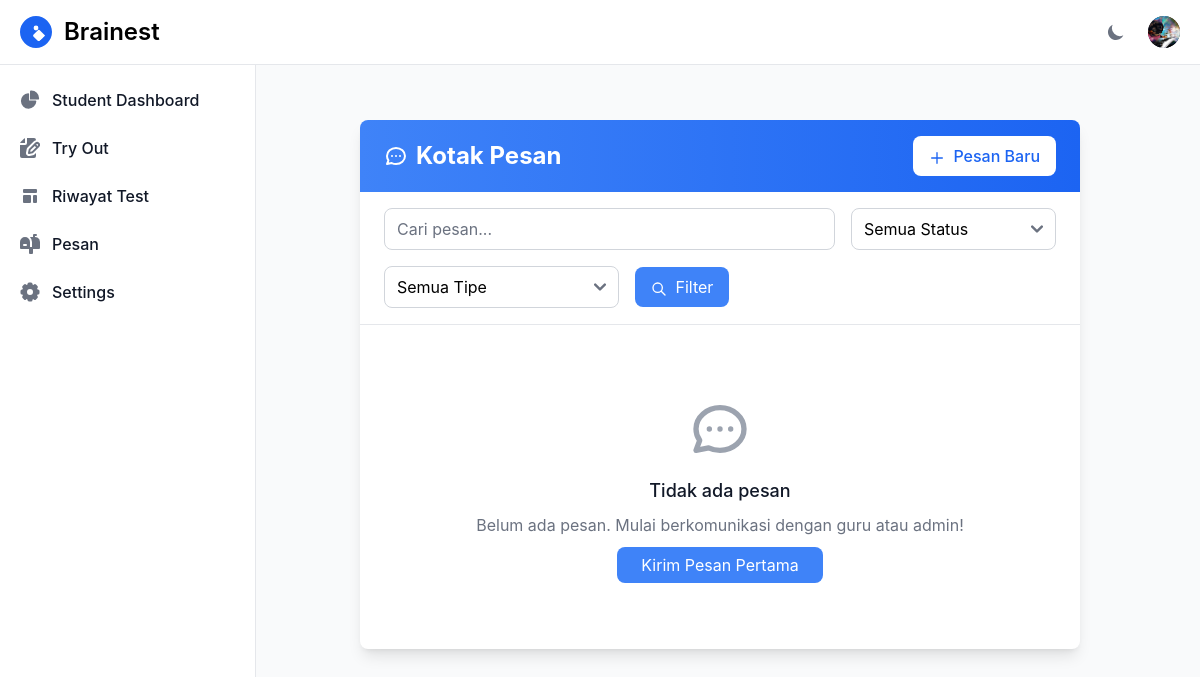
The page /messages/ (signed in) on the database as committed earlier.
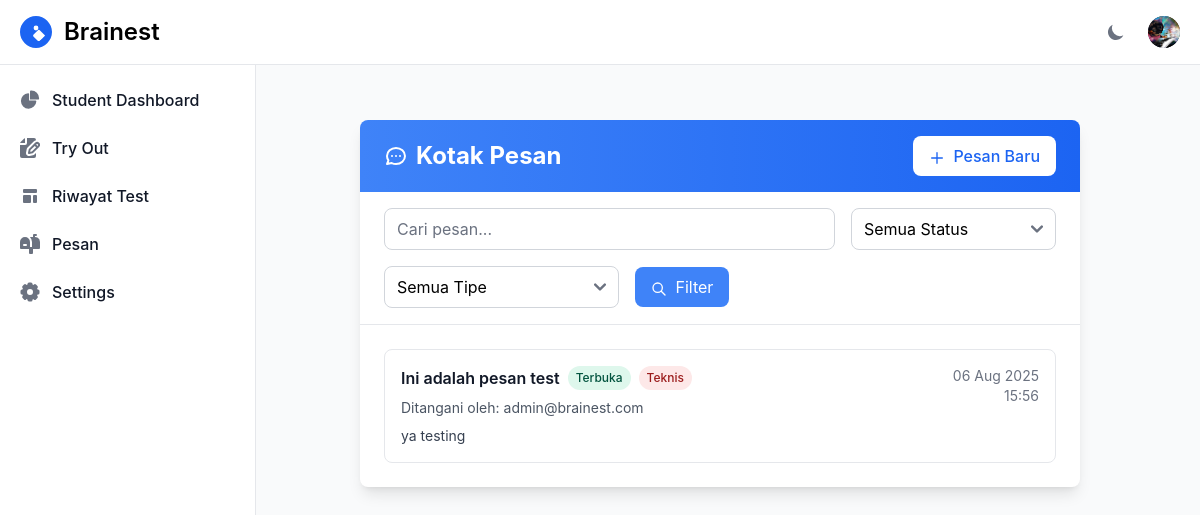
The same page on the database as committed later.
### otosapp/models.py (models this page shows, shortened)
class User(AbstractUser):
    email = models.EmailField(unique=True)
    USERNAME_FIELD = 'email'
    REQUIRED_FIELDS = ['username']
    role = models.ForeignKey('Role', on_delete=models.SET_NULL, null=True)
    profile_picture = models.ImageField(upload_to='profile_pictures/', null=True, blank=True)
    groups = models.ManyToManyField(
        Group,
        related_name="custom_user_set",  # Add a custom related name here
        blank=True,
        help_text="The groups this user belongs to.",
        verbose_name="groups"
    )
    user_permissions = models.ManyToManyField(
        Permission,
        related_name="custom_user_permissions",  # Add a custom related name here
        blank=True,
        help_text="Specific permissions for this user.",
        verbose_name="user permissions"
    )

class MessageThread(models.Model):
    THREAD_TYPES = [
        ('academic', 'Pertanyaan Materi'),
        ('technical', 'Masalah Teknis/Aplikasi'),
        ('report', 'Pelaporan Masalah'),
        ('general', 'Umum'),
    ]
    STATUS_CHOICES = [
        ('open', 'Terbuka'),
        ('pending', 'Menunggu Respons'),
        ('resolved', 'Selesai'),
        ('closed', 'Ditutup'),
    ]
    title = models.CharField(max_length=200, help_text="Judul thread pesan")
    thread_type = models.CharField(max_length=20, choices=THREAD_TYPES, default='general')
    status = models.CharField(max_length=20, choices=STATUS_CHOICES, default='open')
    student = models.ForeignKey(User, on_delete=models.CASCADE, related_name='student_threads')
    teacher_or_admin = models.ForeignKey(User, on_delete=models.SET_NULL, null=True, blank=True,
                                       related_name='handled_threads',
                                       help_text="Guru atau admin yang menangani")
    category = models.ForeignKey(Category, on_delete=models.SET_NULL, null=True, blank=True,
                               help_text="Kategori materi (untuk pertanyaan akademik)")
    created_at = models.DateTimeField(auto_now_add=True)
    updated_at = models.DateTimeField(auto_now=True)
    last_activity = models.DateTimeField(auto_now=True)
    priority = models.CharField(max_length=10, choices=[
        ('low', 'Rendah'),
        ('normal', 'Normal'),
        ('high', 'Tinggi'),
        ('urgent', 'Mendesak')
    ], default='normal')
    class Meta:
        ordering = ['-last_activity']
        verbose_name = "Thread Pesan"
        verbose_name_plural = "Thread Pesan"
    def get_last_message(self):
        return self.messages.last()
    def get_unread_count_for_user(self, user):
        return self.messages.filter(is_read=False).exclude(sender=user).count()

class Message(models.Model):
    thread = models.ForeignKey(MessageThread, on_delete=models.CASCADE, related_name='messages')
    sender = models.ForeignKey(User, on_delete=models.CASCADE, related_name='sent_messages')
    content = models.TextField(help_text="Isi pesan")
    attachment = models.FileField(upload_to='message_attachments/', null=True, blank=True,
                                help_text="File lampiran (opsional)")
    is_read = models.BooleanField(default=False)
    is_edited = models.BooleanField(default=False)
    created_at = models.DateTimeField(auto_now_add=True)
    updated_at = models.DateTimeField(auto_now=True)
    class Meta:
        ordering = ['created_at']
        verbose_name = "Pesan"
        verbose_name_plural = "Pesan"

### otosapp/views.py (the view)
# urls.py: path('messages/', views.message_inbox, name='message_inbox'),
@login_required
def message_inbox(request):
    user = request.user
    if user.role and user.role.role_name == 'Student':
        threads = MessageThread.objects.filter(student=user)
    else:
        threads = MessageThread.objects.filter(
            Q(teacher_or_admin=user) | Q(teacher_or_admin=None)
        )
    status_filter = request.GET.get('status', '')
    type_filter = request.GET.get('type', '')
    search_query = request.GET.get('search', '')
    if status_filter:
        threads = threads.filter(status=status_filter)
    if type_filter:
        threads = threads.filter(thread_type=type_filter)
    if search_query:
        threads = threads.filter(
            Q(title__icontains=search_query) |
            Q(messages__content__icontains=search_query)
        ).distinct()
    threads = threads.order_by('-last_activity')
    paginator = Paginator(threads, 10)
    page = request.GET.get('page')
    try:
        threads_page = paginator.page(page)
    except PageNotAnInteger:
        threads_page = paginator.page(1)
    except EmptyPage:
        threads_page = paginator.page(paginator.num_pages)
    for thread in threads_page:
        thread.unread_count = thread.get_unread_count_for_user(user)
    context = {
        'threads': threads_page,
        'status_choices': MessageThread.STATUS_CHOICES,
        'thread_type_choices': MessageThread.THREAD_TYPES,
        'current_status': status_filter,
        'current_type': type_filter,
        'current_search': search_query,
    }
    return render(request, 'messages/inbox.html', context)

### otosapp/templates/messages/inbox.html (shortened to what this page needs)
{% extends 'base.html' %}
{% load static %}
{% block content %}
<div class="container mx-auto px-4 py-6">
    <div class="bg-white dark:bg-gray-800 shadow-lg rounded-lg">
        <div class="bg-gradient-to-r from-blue-500 to-blue-600 px-6 py-4 rounded-t-lg">
            <div class="flex justify-between items-center">
                <h1 class="text-2xl font-bold text-white flex items-center">
                    Kotak Pesan
                </h1>
                {% if user.role.role_name == 'Student' %}
                <a href="{% url 'create_message_thread' %}" class="bg-white text-blue-600 px-4 py-2 rounded-lg font-medium hover:bg-gray-100 transition duration-200">
                    <svg class="w-4 h-4 inline mr-1" fill="none" stroke="currentColor" viewBox="0 0 24 24">
                        <path stroke-linecap="round" stroke-linejoin="round" stroke-width="2" d="M12 4v16m8-8H4"></path>
                    </svg>
                    Pesan Baru
                </a>
                {% endif %}
            </div>
        </div>
        <div class="px-6 py-4 border-b border-gray-200 dark:border-gray-700">
            <form method="GET" class="flex flex-wrap gap-4 items-center">
                <div class="flex-1 min-w-64">
                    <input type="text" name="search" value="{{ current_search }}"
                           placeholder="Cari pesan..."
                           class="w-full px-3 py-2 border border-gray-300 rounded-lg focus:ring-2 focus:ring-blue-500 focus:border-transparent dark:bg-gray-700 dark:border-gray-600 dark:text-white">
                </div>
                <select name="status" class="px-3 py-2 border border-gray-300 rounded-lg focus:ring-2 focus:ring-blue-500 dark:bg-gray-700 dark:border-gray-600 dark:text-white">
                    <option value="">Semua Status</option>
                </select>
                <select name="type" class="px-3 py-2 border border-gray-300 rounded-lg focus:ring-2 focus:ring-blue-500 dark:bg-gray-700 dark:border-gray-600 dark:text-white">
                    <option value="">Semua Tipe</option>
                </select>
                <button type="submit" class="bg-blue-500 text-white px-4 py-2 rounded-lg hover:bg-blue-600 transition duration-200">
                    <svg class="w-4 h-4 inline mr-1" fill="none" stroke="currentColor" viewBox="0 0 24 24">
                        <path stroke-linecap="round" stroke-linejoin="round" stroke-width="2" d="M21 21l-6-6m2-5a7 7 0 11-14 0 7 7 0 0114 0z"></path>
                    </svg>
                    Filter
                </button>
            </form>
        </div>
        <div class="p-6">
            {% if threads %}
                <div class="space-y-4">
                    {% for thread in threads %}
                    <div class="border border-gray-200 dark:border-gray-700 rounded-lg hover:shadow-md transition duration-200">
                        <a href="{% url 'message_thread' thread.id %}" class="block p-4">
                            <div class="flex items-start justify-between">
                                <div class="flex-1">
                                    <div class="flex items-center gap-2 mb-2">
                                        <h3 class="font-semibold text-gray-900 dark:text-white">{{ thread.title }}</h3>
                                        {% if thread.status == 'open' %}
                                            <span class="bg-green-100 text-green-800 text-xs font-medium px-2 py-1 rounded-full">Terbuka</span>
                                        {% elif thread.status == 'pending' %}
                                            <span class="bg-yellow-100 text-yellow-800 text-xs font-medium px-2 py-1 rounded-full">Menunggu</span>
                                        {% elif thread.status == 'resolved' %}
                                            <span class="bg-blue-100 text-blue-800 text-xs font-medium px-2 py-1 rounded-full">Selesai</span>
                                        {% else %}
                                            <span class="bg-gray-100 text-gray-800 text-xs font-medium px-2 py-1 rounded-full">Ditutup</span>
                                        {% endif %}
                                        {% if thread.thread_type == 'academic' %}
                                            <span class="bg-purple-100 text-purple-800 text-xs font-medium px-2 py-1 rounded-full">Materi</span>
                                        {% elif thread.thread_type == 'technical' %}
                                            <span class="bg-red-100 text-red-800 text-xs font-medium px-2 py-1 rounded-full">Teknis</span>
                                        {% elif thread.thread_type == 'report' %}
                                            <span class="bg-orange-100 text-orange-800 text-xs font-medium px-2 py-1 rounded-full">Laporan</span>
                                        {% endif %}
                                    </div>
                                    <div class="text-sm text-gray-600 dark:text-gray-400 mb-2">
                                        {% if user.role.role_name == 'Student' %}
                                            {% if thread.teacher_or_admin %}
                                                Ditangani oleh: {{ thread.teacher_or_admin.username }}
                                            {% else %}
                                                Belum ditangani
                                            {% endif %}
                                        {% else %}
                                            Dari: {{ thread.student.username }} ({{ thread.student.email }})
                                        {% endif %}
                                    </div>
                                    {% with last_message=thread.get_last_message %}
                                    {% if last_message %}
                                        <p class="text-gray-700 dark:text-gray-300 text-sm">
                                            {{ last_message.content|truncatechars:150 }}
                                        </p>
                                    {% endif %}
                                    {% endwith %}
                                </div>
                                <div class="text-right text-sm text-gray-500 dark:text-gray-400 ml-4">
                                    <div>{{ thread.last_activity|date:"d M Y" }}</div>
                                    <div>{{ thread.last_activity|time:"H:i" }}</div>
                                </div>
                            </div>
                        </a>
                    </div>
                    {% endfor %}
                </div>
            {% else %}
                <div class="text-center py-12">
                    <h3 class="text-lg font-medium text-gray-900 dark:text-white mb-2">Tidak ada pesan</h3>
                    <p class="text-gray-500 dark:text-gray-400 mb-4">
                        {% if current_search or current_status or current_type %}
                            Tidak ada pesan yang sesuai dengan filter Anda.
                        {% else %}
                            {% if user.role.role_name == 'Student' %}
                                Belum ada pesan. Mulai berkomunikasi dengan guru atau admin!
                            {% else %}
                                Belum ada pesan dari siswa yang perlu ditangani.
                            {% endif %}
                        {% endif %}
                    </p>
                    {% if user.role.role_name == 'Student' %}
                    <a href="{% url 'create_message_thread' %}" class="bg-blue-500 text-white px-6 py-2 rounded-lg hover:bg-blue-600 transition duration-200">
                        Kirim Pesan Pertama
                    </a>
                    {% endif %}
                </div>
            {% endif %}
        </div>
    </div>
</div>
{% endblock %}

### otosapp/templates/base.html (shortened to what this page needs)
{% load static %}
{% load compress %}
<!DOCTYPE html>
<html lang="en">
<head>
    {% compress css %}
    <link rel="stylesheet" href="{% static 'src/output.css' %}">
    {% endcompress %}
</head>
<body class="min-h-screen bg-gray-50 dark:bg-gray-900">
    <nav class="fixed top-0 z-50 w-full bg-white border-b border-gray-200 dark:bg-gray-800 dark:border-gray-700">
        <div class="px-3 py-3 lg:px-5 lg:pl-3">
          <div class="flex items-center justify-between">
            <div class="flex items-center justify-start rtl:justify-end">
              <a href="{% url 'home' %}" class="flex ms-2 md:me-24">
                <span class="self-center text-xl font-semibold sm:text-2xl whitespace-nowrap dark:text-white">Brainest</span>
              </a>
            </div>
            <div class="flex items-center">
               <button id="theme-toggle" type="button" class="text-gray-500 dark:text-gray-400 hover:bg-gray-100 dark:hover:bg-gray-700 focus:outline-none focus:ring-4 focus:ring-gray-200 dark:focus:ring-gray-700 rounded-lg text-sm p-2.5">
                  <svg id="theme-toggle-dark-icon" class="hidden w-5 h-5" fill="currentColor" viewBox="0 0 20 20" xmlns="http://www.w3.org/2000/svg"><path d="M17.293 13.293A8 8 0 016.707 2.707a8.001 8.001 0 1010.586 10.586z"></path></svg>
              </button>
               {% if user.is_authenticated %}
                <div class="flex items-center ms-3">
                  <div class="relative">
                    <button type="button" class="flex text-sm bg-gray-800 rounded-full focus:ring-4 focus:ring-gray-300 dark:focus:ring-gray-600" aria-expanded="false" data-dropdown-toggle="dropdown-user">
                      {% if user.profile_picture %}
                        <img class="w-8 h-8 rounded-full object-cover" src="{{ user.profile_picture.url }}" alt="user photo">
                      {% endif %}
                    </button>
                  </div>
                </div>
                {% endif %}
              </div>
          </div>
        </div>
      </nav>
    {% if user.is_authenticated and request.path != '/otosapp/login/' and request.path != '/otosapp/register/' %}
    {% include 'sidebar.html' %}
    {% endif %}
    <div class="flex pt-16" >
        <main class="{% if user.is_authenticated and request.path != '/otosapp/login/' and request.path != '/otosapp/register/' %}sm:pl-64{% endif %} flex-grow container mx-auto px-4 py-8">
            {% block content %}{% endblock %}
        </main>
    </div>
</body>
</html>

Rows that differ between the two databases and show on the page:
added MessageThread: title "Ini adalah pesan test", status "Terbuka", thread_type "Teknis", teacher_or_admin.username "admin@brainest.com", get_last_message.content "ya testing", last_activity "06 Aug 2025", last_activity "15:56"
Other text that changed with them:
text no longer shown: "Tidak ada pesan Belum ada pesan. Mulai berkomunikasi dengan guru atau admin! Kirim Pesan Pertama"
